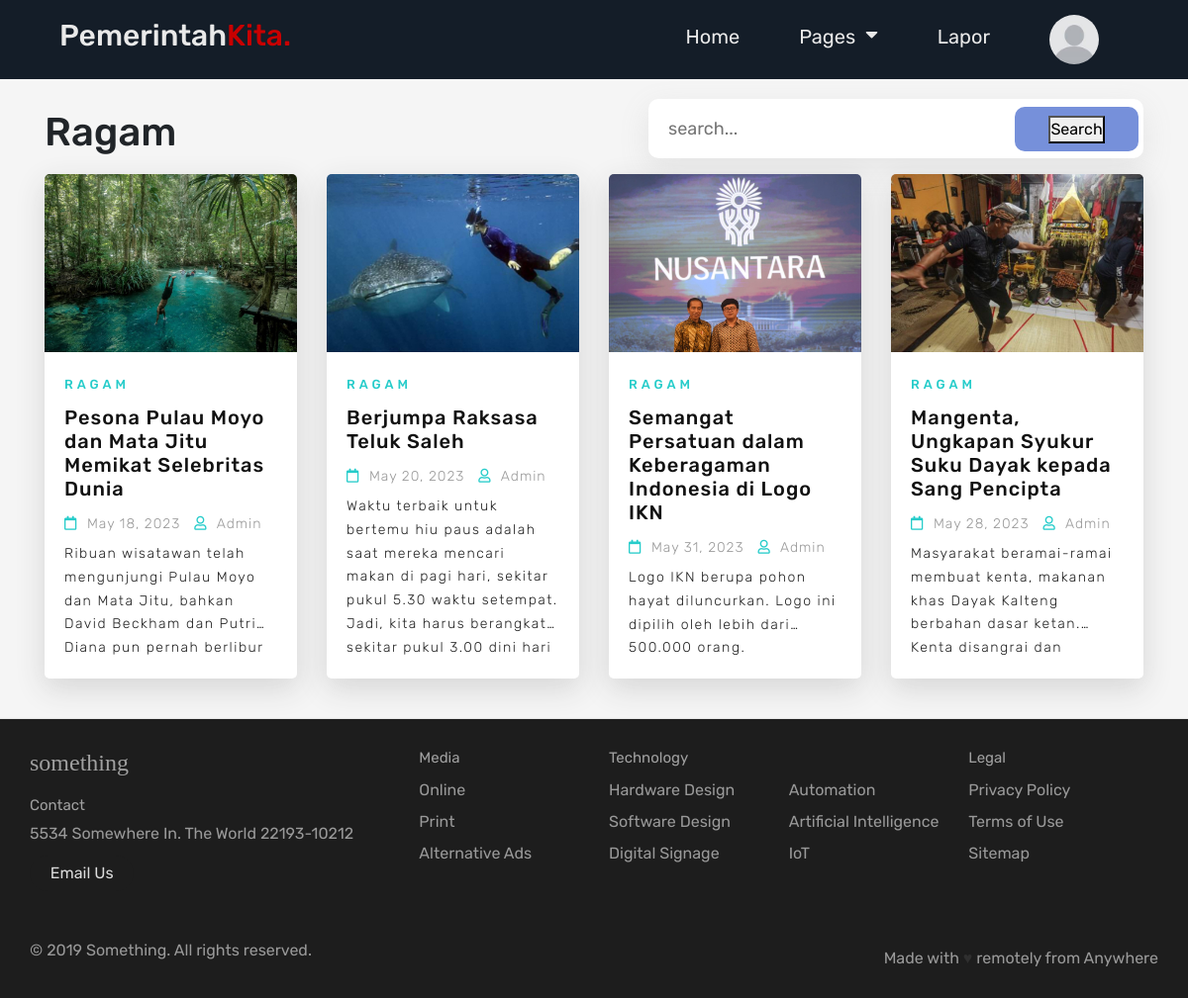
Screenshot of /page.php?kategori=ragam (signed in) with the database file from the repository.
### tables this page shows
CREATE TABLE `news` (
  `id` int(11) NOT NULL,
  `judul` varchar(150) NOT NULL,
  `kategori` varchar(50) NOT NULL,
  `deskripsi` text NOT NULL,
  `konten` text NOT NULL,
  `tanggal` date NOT NULL,
  `gambar` varchar(150) NOT NULL
);

### page.php (the view, shortened to what this page needs)
<?php
require 'functions.php';
    $kategori = $_GET['kategori'];
    $sql = "SELECT * FROM news WHERE kategori = '$kategori' ORDER BY id DESC";
    $items = $conn->query($sql);
?>
<!DOCTYPE html>
<html lang="en">
<head>
    <link rel="stylesheet" href="css/page.css">
    <link rel="stylesheet" href="css/card.css">
    <link rel="stylesheet" href="https://stackpath.bootstrapcdn.com/font-awesome/4.7.0/css/font-awesome.min.css">
    <link rel="stylesheet" href="https://stackpath.bootstrapcdn.com/bootstrap/4.5.2/css/bootstrap.min.css">
</head>
<body>
    <?php
    include "navbar.php";
    ?>
    <div id="berita">
        <section class="news">
            <div class="news-wrap">
                <div class="container">
                    <div class="heading">
                        <h1 class="kategori"><?= $kategori ?></h1>
                        <div class="search_wrap search_wrap_5">
                            <div class="search_box">
                            <form action="" method="get">
                                <input type="text" class="input" placeholder="search..." id="keyword" name="keyword">
                                <div class="btn">
                                    <button name="search" type="submit">Search</button>
                                </div>
                            </form>
                            </div>
                        </div>
                    </div>
                    <div class="row">
                        <?php
                        while ($row = mysqli_fetch_assoc($items)) {
                            $judul = $row["judul"];
                            $deskripsi = $row["deskripsi"];
                        ?>
                            <div class="col-lg-3">
                                <div class="news-grid">
                                    <a href="landingpage.php?id=<?= $row['id'] ?>" class="card-link">
                                        <div class="news-grid-image">
                                            <img src="uploads/<?php echo $row["gambar"];?>" alt="">
                                        </div>
                                        <div class="news-grid-txt">
                                            <span><?php echo $row["kategori"];?></span>
                                            <h2><?php echo $judul; ?></h2>
                                            <ul>
                                                <li><i class="fa fa-calendar" aria-hidden="true"></i> <?php echo date("M d, Y", strtotime($row["tanggal"])); ?></li>
                                                <li><i class="fa fa-user" aria-hidden="true"></i> Admin</li>
                                            </ul>
                                            <p><?php echo $deskripsi; ?></p>
                                        </div>
                                    </a>
                                </div>
                            </div>
                        <?php
                        }
                        ?>
                    </div>
                </div>
            </div>
        </section>
    </div>
    <?php require 'footer.php'; ?>
    </body>
</html>

### navbar.php (shortened to what this page needs)
<html lang="en">
<head>
  <link rel="stylesheet" href="https://cdnjs.cloudflare.com/ajax/libs/font-awesome/5.15.1/css/all.min.css"/>
  <link rel="stylesheet" href="css/navbar.css" />
</head>
<body>
  <div class="menu-bar">
    <h1 class="logo">Pemerintah<span>Kita.</span></h1>
    <ul>
      <li><a href="index.php">Home</a></li>
      <li><a href="#">Pages <i class="fas fa-caret-down"></i></a>
      </li>
      <li><a href="lapor.php">Lapor</a></li>
      <li class="profile-dropdown">
        <img src="img/navbar/default-profile.jpg" class="profile" alt="Profile">
      </li>
    </ul>
  </div>
</body>
</html>

### footer.php (shortened to what this page needs)
  <link rel="stylesheet" href="css/footer.css">
<footer class="footer">
  <div class="footer__addr">
    <h1 class="footer__logo">Something</h1>
    <h2>Contact</h2>
    <address>
      5534 Somewhere In. The World 22193-10212<br>
      <a class="footer__btn" href="mailto:example@gmail.com">Email Us</a>
    </address>
  </div>
  <ul class="footer__nav">
    <li class="nav__item">
      <h2 class="nav__title">Media</h2>
      <ul class="nav__ul">
        <li>
          <a href="#">Online</a>
        </li>
        <li>
          <a href="#">Print</a>
        </li>
        <li>
          <a href="#">Alternative Ads</a>
        </li>
      </ul>
    </li>
    <li class="nav__item nav__item--extra">
      <h2 class="nav__title">Technology</h2>
      <ul class="nav__ul nav__ul--extra">
        <li>
          <a href="#">Hardware Design</a>
        </li>
        <li>
          <a href="#">Software Design</a>
        </li>
        <li>
          <a href="#">Digital Signage</a>
        </li>
        <li>
          <a href="#">Automation</a>
        </li>
        <li>
          <a href="#">Artificial Intelligence</a>
        </li>
        <li>
          <a href="#">IoT</a>
        </li>
      </ul>
    </li>
    <li class="nav__item">
      <h2 class="nav__title">Legal</h2>
      <ul class="nav__ul">
        <li>
          <a href="#">Privacy Policy</a>
        </li>
        <li>
          <a href="#">Terms of Use</a>
        </li>
        <li>
          <a href="#">Sitemap</a>
        </li>
      </ul>
    </li>
  </ul>
  <div class="legal">
    <p>&copy; 2019 Something. All rights reserved.</p>
    <div class="legal__links">
      <span>Made with <span class="heart">♥</span> remotely from Anywhere</span>
    </div>
  </div>
</footer>

### css/page.css (style rules this page uses)
* { padding: 0; margin: 0; box-sizing: border-box; font-family: 'Rubik', sans-serif; text-decoration: none; list-style: none; scroll-behavior: smooth; scroll-padding-top: 2rem; text-decoration-style: none; }
:root { --bg-color: #10101a; --main-color: #c80000; --2nd-main-color: #660c0c; --3rd-main-color: #161616; --4th-main-color: #e0e0e0; --black: #000000; --text-color: #fff; --big-font: 5rem; --h2-font: 1.9rem; --p-font: 1rem; }
body { background: #d7d7d7; color: var(--text-color); min-height: 100vh; max-width: 100%; overflow-x: hidden; margin: 0; padding: 0; }
.kategori { text-transform: capitalize; }
.container .input { border: 0; outline: none; color: #8b7d77; }
.heading { display: flex; }
.search_wrap { width: 500px; margin: -10px 0 0px auto; }
.search_wrap .search_box { position: relative; width: 500px; height: 60px; }
.search_wrap .search_box .input { position: absolute; top: 0; left: 0; width: 100%; height: 100%; padding: 10px 20px; border-radius: 10px; font-size: 18px; box-shadow: 0px 10px 30px 0px rgba(146, 146, 146, 0.16); }
.search_wrap .search_box .btn { position: absolute; top: 0; right: 0; width: 60px; height: 100%; background: #7690da; z-index: 1; cursor: pointer; }
.search_wrap.search_wrap_6 .search_box .btn, .search_wrap.search_wrap_5 .search_box .btn { width: 125px; height: 45px; top: 8px; right: 5px; border-radius: 10px; color: #fff; display: flex; align-items: center; justify-content: center; }
.search_wrap.search_wrap_5 .search_box .input, .search_wrap.search_wrap_6 .search_box .input { padding-right: 145px; }
.search_wrap .search_box .input { border-radius: 10px; }

### css/card.css (style rules this page uses)
* { margin: 0; padding: 0; box-sizing: border-box; }
body { font-family: 'Oswald', sans-serif !important; }
.news-wrap { width: 100%; height: 100%; padding: 30px 0; background: #f5f5f5; }
.news-grid { position: relative; background: #fff; border-radius: 5px; overflow: hidden; box-shadow: 0px 10px 30px 0px rgba(50, 50, 50, 0.16); margin: 10px 0; transition: transform 0.3s ease; height: 510px; }
.news-grid-image { width: 100%; height: 180px; overflow: hidden; }
.news-grid-image img { width: 100%; height: 100%; object-fit: cover; transition: .5s; }
.news-grid-txt { padding: 20px; display: -webkit-box; -webkit-line-clamp: 10; -webkit-box-orient: vertical; overflow: hidden; text-overflow: ellipsis; }
.news-grid-txt span { color: #26ccca; font-size: 13px; font-weight: 500; letter-spacing: 4px; text-transform: uppercase; }
.news-grid-txt h2 { color: #111; font-size: 20px; font-weight: 500; letter-spacing: 1px; margin: 10px 0px 5px 0px; }
.news-grid-txt ul { padding: 0; margin: 0; }
.news-grid-txt ul li { list-style: none; display: inline-block; color: #999; font-size: 14px; font-weight: 300; margin: 8px 10px 8px 0px; letter-spacing: 1px; }
.news-grid-txt ul li i { color: #26ccca; font-size: 14px; font-weight: 500; margin-right: 5px; }
.news-grid-txt p { color: #222; font-size: 14px; font-weight: 300; line-height: 170%; letter-spacing: 1.5px; padding-bottom: 0px; margin-bottom: 2px; }
.news-grid a.card-link { display: block; width: 100%; height: 100%; text-decoration: none; }

### css/navbar.css (style rules this page uses)
:root { --color-primary: #c80000; --color-white: #e9e9e9; --color-black: #141d28; --color-black-1: #212b38; }
* { margin: 0; padding: 0; box-sizing: border-box; }
body { font-family: sans-serif; }
.logo { color: var(--color-white); font-size: 30px; }
.logo span { color: var(--color-primary); }
.menu-bar { background-color: var(--color-black); height: 80px; width: 100%; display: flex; justify-content: space-between; align-items: center; padding: 0 5%; position: sticky; top: 0; z-index: 100; }
.menu-bar ul { list-style: none; display: flex; margin-top: 30px; }
.menu-bar ul li { padding: 10px 30px; position: relative; }
.menu-bar ul li a { font-size: 20px; color: var(--color-white); text-decoration: none; transition: all 0.3s; }
.fas { float: right; margin-left: 10px; padding-top: 3px; }
.profile { border-radius: 50%; width: auto; height: 50px; }
.menu-bar ul li.profile-dropdown { position: relative; top: -7px; }

### navbar.php (style rules this page uses)
.profile-dropdown { position: relative; }

### rows the page displays
news: gambar (picture), kategori "RAGAM", judul "Pesona Pulau Moyo dan Mata Jitu Memikat Selebritas Dunia", tanggal "May 18, 2023", deskripsi "Ribuan wisatawan telah mengunjungi Pulau Moyo dan Mata Jitu, bahkan David Beckham dan Putri Diana pun pernah…"
news: gambar (picture), kategori "RAGAM", judul "Berjumpa Raksasa Teluk Saleh", tanggal "May 20, 2023", deskripsi "Waktu terbaik untuk bertemu hiu paus adalah saat mereka mencari makan di pagi hari, sekitar pukul 5.30 waktu setempat. Jadi, kita harus berangkat sekitar pukul 3.00 dini…"
news: gambar (picture), kategori "RAGAM", judul "Semangat Persatuan dalam Keberagaman Indonesia di Logo IKN", tanggal "May 31, 2023", deskripsi "Logo IKN berupa pohon hayat diluncurkan. Logo ini dipilih oleh lebih dari 500.000 orang."
news: gambar (picture), kategori "RAGAM", judul "Mangenta, Ungkapan Syukur Suku Dayak kepada Sang Pencipta", tanggal "May 28, 2023", deskripsi "Masyarakat beramai-ramai membuat kenta, makanan khas Dayak Kalteng berbahan dasar ketan. Kenta disangrai…"

### other values shown
$kategori "Ragam"
